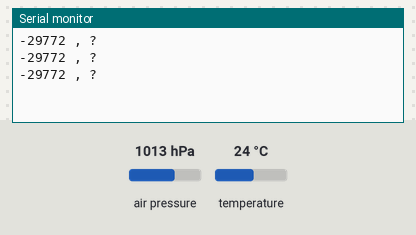
Bench run of a sketch on a simulated Arduino Uno, built with avr-gcc and run on an emulated ATmega328P. Parts: the last lines printed to the serial monitor. Inputs (shaded band) come from the test bench; at power-on: air pressure 1013 hPa, temperature 24 °C.

Above: at 1.3 s.
1.4 s: air pressure set to 952 hPa
At 1.9 s:
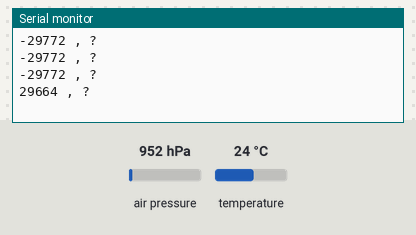
2.9 s: air pressure set to 975 hPa
At 3.5 s:
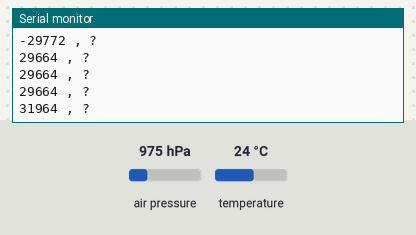
Timing chart, 0 to 5.9 s (numbered marks = the images above; inputs shaded):
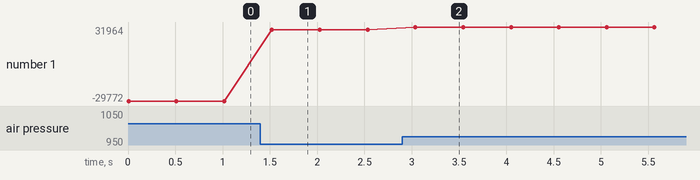

The sketch:

sensoratmosferico_2c.ino
```cpp
//mandar lecturas por BT


#include <Adafruit_BMP085.h>
#define LED 33
#define LDR 32
Adafruit_BMP085 bmp;

char payload[80]; //payload de lecturas


void setup() {

  bmp.begin(0x77); //iniciamos el bmp
  Serial.begin(115200);


}

void loop() {

  sprintf(payload, "%d , %f",
          bmp.readPressure(),
          bmp.readTemperature() );

  Serial.println(payload);
  delay(500);

}
```

Measured:
- after the input at 1.4 s, the serial monitor: prints a new line after 0.12 s (image 1)
- after the input at 2.9 s, the serial monitor: prints a new line after 0.14 s (image 2)
- plotted number 1: -29772 → 29664 after the input at 1.4 s, 29664 → 31964 after the input at 2.9 s
